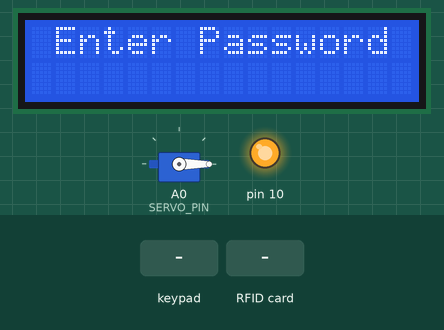
Simulated run of this sketch. Board: Arduino Uno, built with avr-gcc and run on an emulated ATmega328P. Shown: 16×2 character LCD, servo, output pins drawn as LEDs (lit = HIGH). The inputs (shaded band) are chosen by the test bench. Pins used as bus, display or sensor lines are not drawn; what the sketch prints to the serial monitor is not drawn.

Above: at 1.3 s.
1.4 s: keypad keys 1 1 1 1 # pressed 0.4 s apart
At 4.3 s:
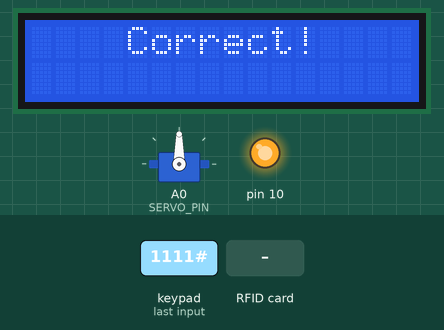
4.9 s: RFID card 03 A3 5F FC held to the reader
At 6.8 s:
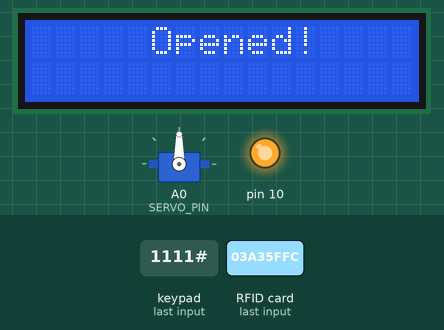
7.9 s: key 'A' pressed
At 10.2 s:
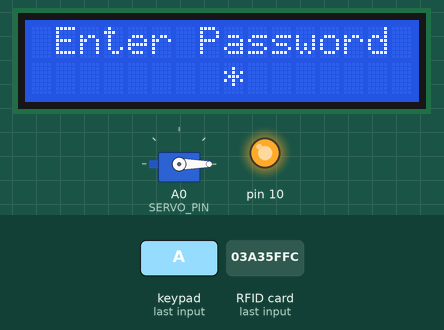
10.5 s: keypad keys 1 1 1 1 A pressed 0.4 s apart
At 12.0 s:
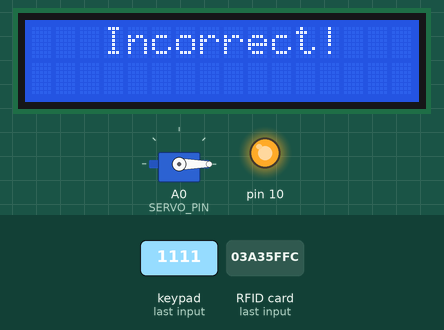
15.5 s: RFID card 5E 7A 19 C4 held to the reader
At 16.2 s:
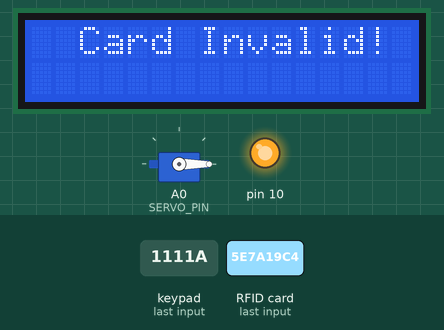
18.5 s: keypad keys 2 2 2 2 * pressed 0.4 s apart
At 20.3 s:
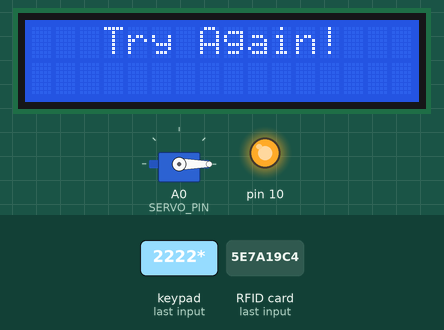
Timing chart, 0 to 21.8 s (numbered marks = the images above; inputs shaded):
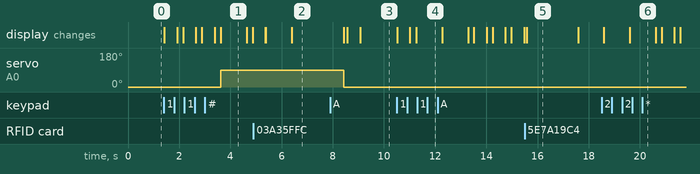

Measured:
- after the input at 1.4 s, servo on A0 (SERVO_PIN): 0° → 90° after 2.2 s; the display: first changes at once (image 1 shows a later state)
- after the input at 4.9 s, the display: first differs from a run without the input after 0.49 s (image 2 shows a later state)
- after the input at 7.9 s, the display: first differs from a run without the input after 0.67 s (image 3 shows a later state)
- after the input at 10.5 s, the display: first changes at once (image 4 shows a later state)
- after the input at 15.5 s, the display: changes after 0.07 s (image 5)
- after the input at 18.5 s, the display: first changes after 0.08 s (image 6 shows a later state)
- what the display in image 1 shows lasts 1.0 s, from 3.6 s to 4.6 s

The sketch:

_9Control_Led_lcd_Password.ino
```cpp
#include <Keypad.h>
#include <Servo.h>
#include <Wire.h>
#include <LiquidCrystal_I2C.h>      // Khai báo thư viện LCD sử dụng I2C
#include <SPI.h>                     // Thư viện SPI
#include <MFRC522.h>                 // Thư viện MFRC522

LiquidCrystal_I2C lcd(0x27, 16, 2); // 0x27 địa chỉ LCD, 16 cột và 2 hàng
Servo myservo;                       // Tạo biến myServo của loại Servo

// Khai báo các chân kết nối RC522
#define SS_PIN A3   // Slave Select (SS) / SDA
#define RST_PIN 9    // Reset pin

//Sử dụng các chân SPI cứng
#define MOSI_PIN 11
#define MISO_PIN 12
#define SCK_PIN 13

//Các chân đã thay đổi
#define SERVO_PIN A0   // Chân điều khiển servo
#define LED_PIN A2    // Chân điều khiển LED (tùy chọn)

MFRC522 mfrc522(SS_PIN, RST_PIN); // Tạo đối tượng MFRC522

// Các UID hợp lệ (lưu dưới dạng String)
String validUID1 = "03 A3 5F FC";
String validUID2 = "23 CA 7E F5";
String validUID3 = "C0 E4 48 12";
String validUID4 = "C3 0F 4B F7";

// Tạo ký tự đặc biệt &
byte va[] = {
  B00000,
  B01100,
  B10100,
  B10100,
  B01000,
  B10101,
  B10010,
  B01101
};
const byte ROWS = 4;
const byte COLS = 4;
char password[5];
char On_equip[] = "1111"; // Mật khẩu mở cửa
char Off_equip[] = "2222"; // Mật khẩu đóng cửa
int i = 0;
int on = 0;
int servo = 10;
int RedLed = 13;

char MatrixKey[ROWS][COLS] =
{
  {'1', '2', '3', 'A'},
  {'4', '5', '6', 'B'},
  {'7', '8', '9', 'C'},
  {'*', '0', '#', 'D'}
};
byte rowPins[ROWS] = {2, 3, 4, 5}; // R1,R2,R3,R4
byte colPins[COLS] = {6, 7, 8, A1}; // C1,C2,C3,C4

Keypad Mykeys = Keypad(makeKeymap(MatrixKey), rowPins, colPins, ROWS, COLS);

//=================================================================================================================

void setup() {
  Serial.begin(9600);
  pinMode(RedLed, OUTPUT);
  pinMode(LED_PIN, OUTPUT); // Cấu hình chân LED

  lcd.init();         // Khởi tạo màn hình Màn hình
  lcd.backlight();    // Bật đèn màn hình Màn hình
  lcd.createChar(0, va); // Tạo ký tự đặc biệt &

  myservo.attach(SERVO_PIN); //Gán chân servo
  myservo.write (0);


  lcd.clear();
  lcd.print(" Enter Password");

  // Khởi tạo SPI và RC522
  SPI.begin();        // Khởi tạo SPI bus
  mfrc522.PCD_Init(); // Khởi tạo MFRC522

  // Cấu hình các chân cho RC522 (Quan trọng khi dùng chân Analog làm Digital)
  pinMode(SS_PIN, OUTPUT); //A3
  pinMode(A1, OUTPUT);  // MOSI
  pinMode(A2, INPUT);   // MISO
   pinMode(7, OUTPUT);     //RST

  Serial.println("RC522 - Sẵn sàng");
}

//=================================================================================================================

void loop() {
  // Kiểm tra xem có thẻ mới không
  if (mfrc522.PICC_IsNewCardPresent()) {
    // Chọn một thẻ
    if (mfrc522.PICC_ReadCardSerial()) {
      Serial.print("UID tag :");
      String cardUID = "";
      for (byte i = 0; i < mfrc522.uid.size; i++) {
        cardUID += (mfrc522.uid.uidByte[i] < 0x10 ? " 0" : " ");
        cardUID += String(mfrc522.uid.uidByte[i], HEX);
      }
      Serial.println();
      Serial.print("Message : ");
      cardUID.toUpperCase();
      cardUID = cardUID.substring(1);  //Loại bỏ khoảng trắng thừa
      Serial.println(cardUID);

      // Kiểm tra UID với các UID hợp lệ
      if (cardUID == validUID1 || cardUID == validUID2 || cardUID == validUID3 || cardUID == validUID4) {
        Serial.println("Thẻ hợp lệ! Mở cửa...");
        lcd.clear();
        lcd.print("    Card OK!");
        myservo.write(90); // Mở cửa!
        digitalWrite(RedLed, LOW);
        digitalWrite(LED_PIN, HIGH); //Bật đèn Led
        delay(1000);
        digitalWrite(LED_PIN, LOW); //Tắt đèn led
        lcd.clear();
        lcd.print("     Opened!");
        delay(2000);
        myservo.write(0);  //Sau 1s thì đóng cửa lại
        lcd.clear();
        lcd.print(" Enter Password");
        digitalWrite(RedLed, HIGH);
      } else {
        Serial.println("Thẻ không hợp lệ!");
        lcd.clear();
        lcd.print("  Card Invalid!");
        delay(2000);
        lcd.clear();
        lcd.print(" Enter Password");
      }

      mfrc522.PICC_HaltA();
      mfrc522.PCD_StopCrypto1();
    }
  }
   else {
        delay(50);  // Không tìm thấy thẻ, tạm dừng một chút
  }

  char EnterKey = Mykeys.getKey();

  if (EnterKey) {
    password[i] = EnterKey;
    i++;
    on++;
    Serial.println(password);
    // Nhập mật khẩu
    if (i == 0) {
      password[0] = EnterKey;
      lcd.setCursor(6, 1);
      lcd.print(password[0]);
      delay(500);
      lcd.setCursor(6, 1);
      lcd.print("*");
    }
    if (i == 1) {
      password[1] = EnterKey;
      lcd.setCursor(7, 1);
      lcd.print(password[1]);
      delay(500);
      lcd.setCursor(7, 1);
      lcd.print("*");
    }
    if (i == 2) {
      password[2] = EnterKey;
      lcd.setCursor(8, 1);
      lcd.print(password[2]);
      delay(500);
      lcd.setCursor(8, 1);
      lcd.print("*");
    }
    if (i == 3) {
      password[3] = EnterKey;
      lcd.setCursor(9, 1);
      lcd.print(password[3]);
      delay(500);
      lcd.setCursor(9, 1);
      lcd.print("*");
    }
  }
  if (on == 4) {
    if (!strcmp(password, On_equip)) {
      Serial.println("Mở cửa bằng mật khẩu");
      lcd.clear();
      lcd.print("    Correct!");
      myservo.write(90);
      digitalWrite(RedLed, LOW);
      digitalWrite(LED_PIN, HIGH);
      delay(1000);
      digitalWrite(LED_PIN, LOW);
      lcd.clear();
      lcd.print("     Opened");
      i = 0;
      Serial.println(" Dung mat khau mo cua!");
    }

    if (!strcmp(password, Off_equip)) {
       Serial.println("Đóng cửa bằng mật khẩu");
      lcd.clear();
      myservo.write(0);
      lcd.print("     Closed!");
      digitalWrite(RedLed, LOW);
      digitalWrite(LED_PIN, HIGH);
      delay(2000);
      digitalWrite(LED_PIN, LOW);
      lcd.clear();
      lcd.print(" Enter Password");
      i = 0;
    }

    if (strcmp(password, On_equip) && strcmp(password, Off_equip)) {
      Serial.println("Mật khẩu không chính xác");
        lcd.clear();
        lcd.print("   Incorrect!");
        delay(1000);
        lcd.clear();
        lcd.print("   Try Again!");
        delay(1000);
        lcd.clear();
        lcd.print(" Enter Password");
        i = 0;
        Serial.println(" Sai mat khau nhap lai.............");
        digitalWrite(RedLed, HIGH);

    }
    on = 0;
  }
}
```
